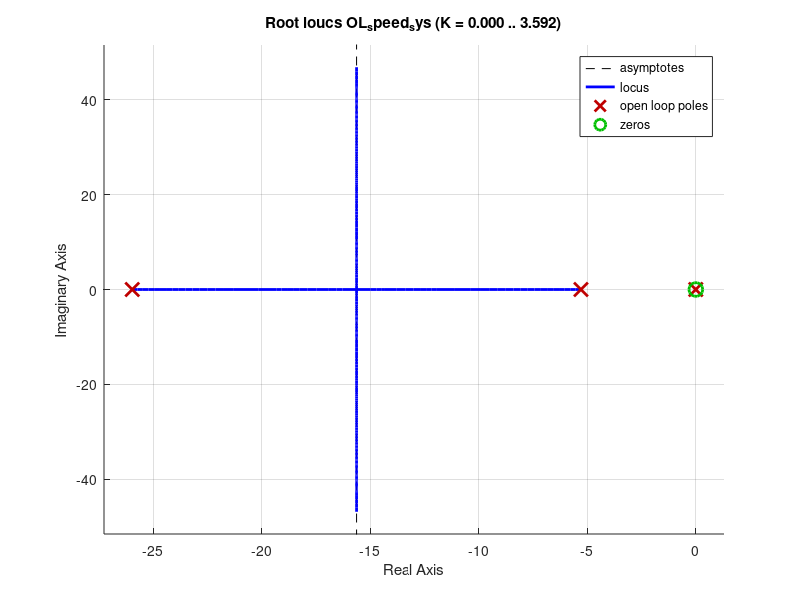
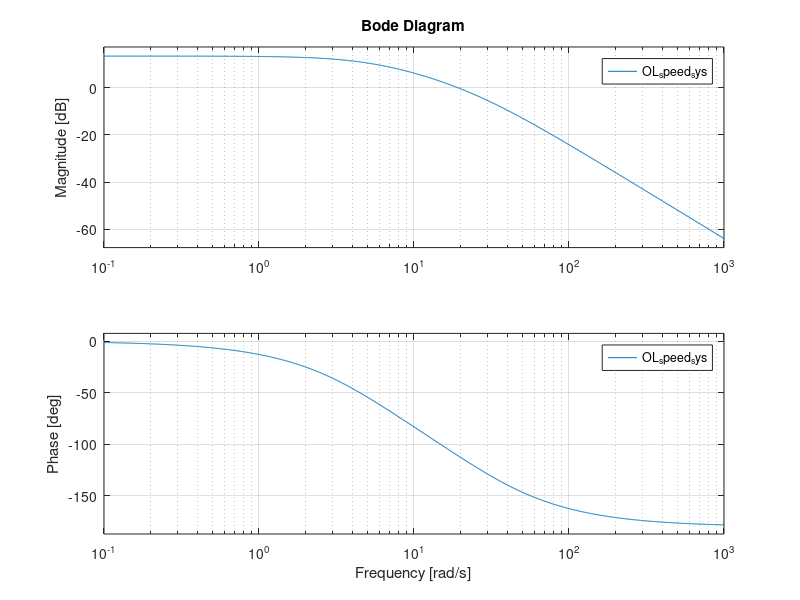
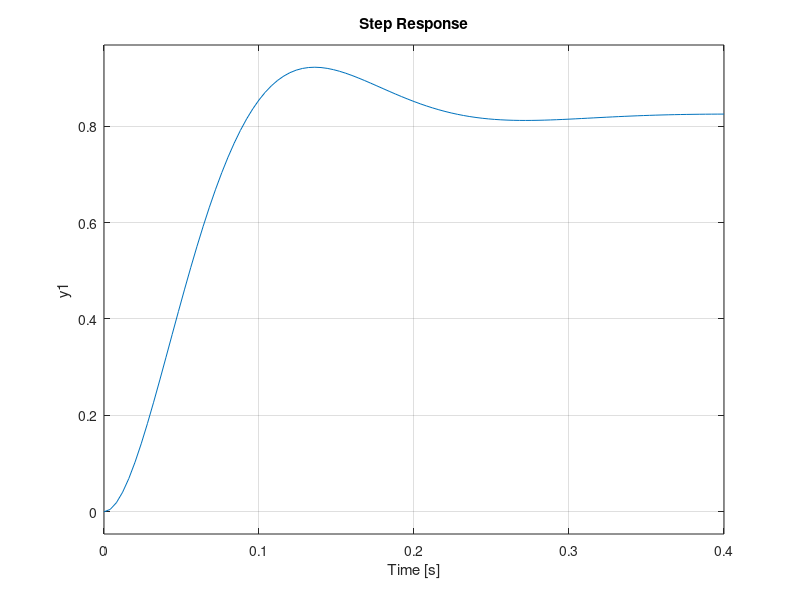
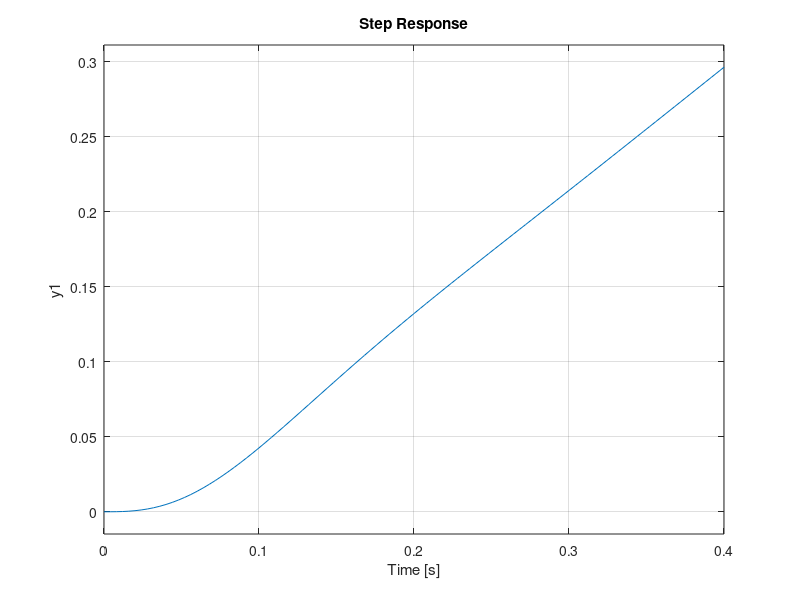

MATLAB code to generate these figures, in order:
K=0.205724771;
Ra=7.326161;
J=2.384*(10^(-4));
bv=1.942041667;
bm=0.000413802;
M=0.367;
num_m = [K 0];
den_m = [(J*Ra) ((bm*Ra)+(K^2)) 0];
M_s = tf(num_m, den_m)
den_v= [M bv];
V_s = tf(2, den_v)
OL_speed_sys = series(M_s, V_s)
CL_speed_sys = feedback(OL_speed_sys,1,-1)
hold on;
rlocus(OL_speed_sys)
figure
bode(OL_speed_sys)
figure
Tfinal=10;
step(CL_speed_sys)
%stepinfo(CL_speed_sys)
ramp_sys=series(tf(1,[1 0]),CL_speed_sys)
figure
step(ramp_sys)